Frame 1 (no input): blank canvas, image omitted
Frame 60 (no input): blank canvas, image omitted
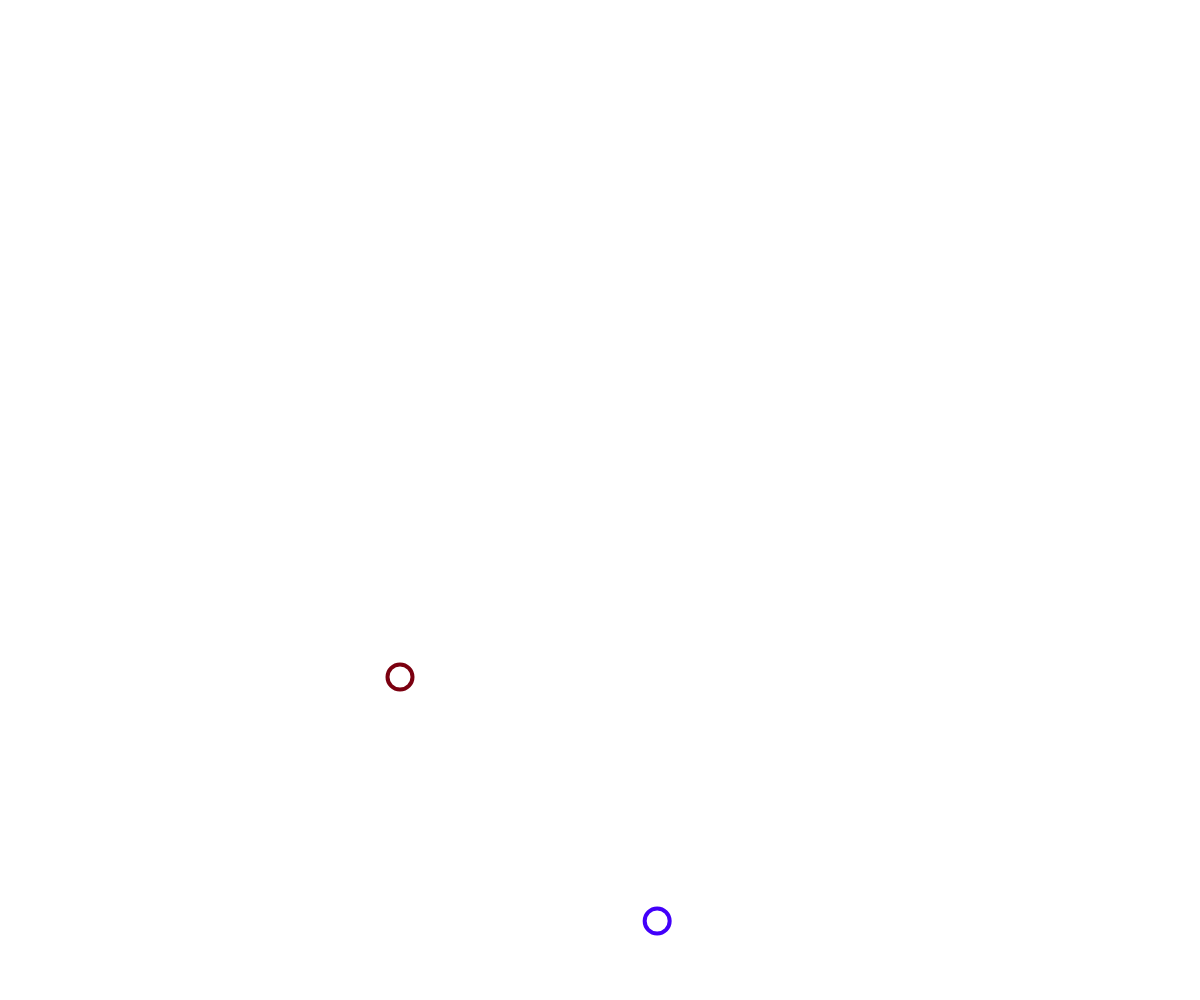
Frame 120 (the mouse pressed at the canvas centre since frame 60)

The p5.js sketch whose frames 1 and 60 were blank and that drew this single picture after the mouse press (run headless with seeded random() and noise() and a simulated clock; from frame 60 on, the mouse is pressed at the canvas centre):

// p5.js sketch
// ── sketch.js
var bubbles = [];

var Bubble = function(x, y) {
  this.x = x;
  this.y = y;
  this.speedX = 40;
  this.speedY = 0;
  this.acceleration = 0.10;

  this.display = function() {

    stroke(random(255), 0, random(255));
    strokeWeight(4);
    noFill();
    ellipse(this.x, this.y, 25, 25);
  }

  this.move = function() {

    this.speedY += this.acceleration;

    this.x += this.speedX;
    this.y += this.speedY;
  }

  this.bounce = function(){
    if(this.x > width || this.x < 0) {
      this.speedX *= -1;
    }
  }
};

function setup() {
  createCanvas(window.innerWidth, window.innerHeight);

  for(var i = 0; i < 1; i ++){
    bubbles[i] = new Bubble(random(0, width), random(0, height));
  }
}

function draw() {
  background(255);

  for(var i = 0; i < bubbles.length; i ++) {
    bubbles[i].display();
    bubbles[i].bounce();
    bubbles[i].move();
  }
}

function mousePressed(){
  bubbles.push(new Bubble(mouseX, mouseY));
}
